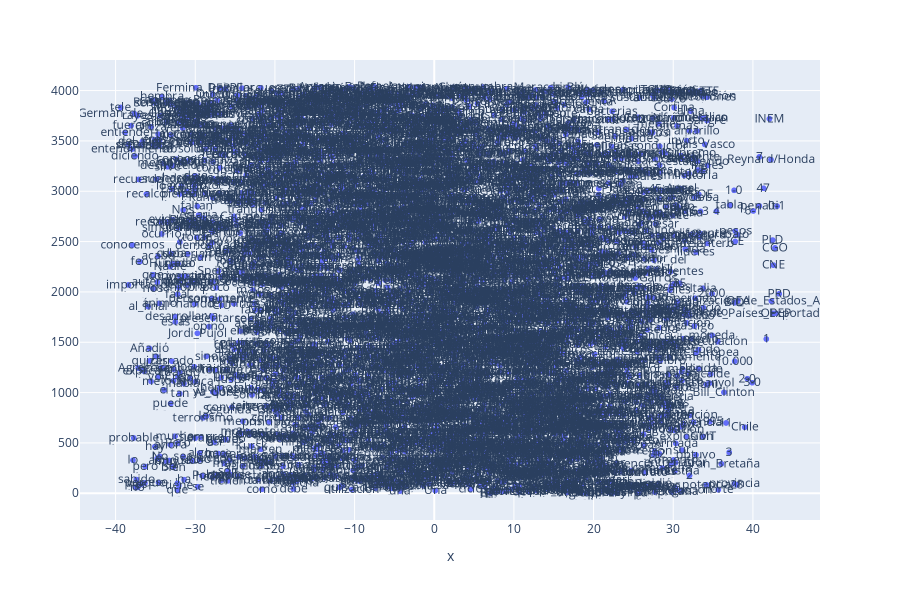

Write notebook code for a chart like this one.
### Code cell
tsne_plot(w2w,2)

### Figure 1 — Plotly figure (JSON) as saved in the notebook; plotly's stock layout.template omitted (floating-point values rounded to 4 significant figures; data arrays with more than 128 entries replaced by an {"elided": "..."} marker saying what was removed)
{"data": [{"hoverlabel": {"namelength": 0}, "hovertemplate": "x=%{x}<br>text=%{text}", "legendgroup": "", "marker": {"color": "#636efa", "symbol": "circle"}, "mode": "markers+text", "name": "", "showlegend": false, "text": {"elided": "4039 str values"}, "type": "scattergl", "x": {"elided": "4039 float values"}, "xaxis": "x", "yaxis": "y"}], "layout": {"height": 600, "legend": {"tracegroupgap": 0}, "margin": {"t": 60}, "xaxis": {"anchor": "y", "domain": [0, 1], "title": {"text": "x"}}, "yaxis": {"anchor": "x", "domain": [0, 1]}}}
